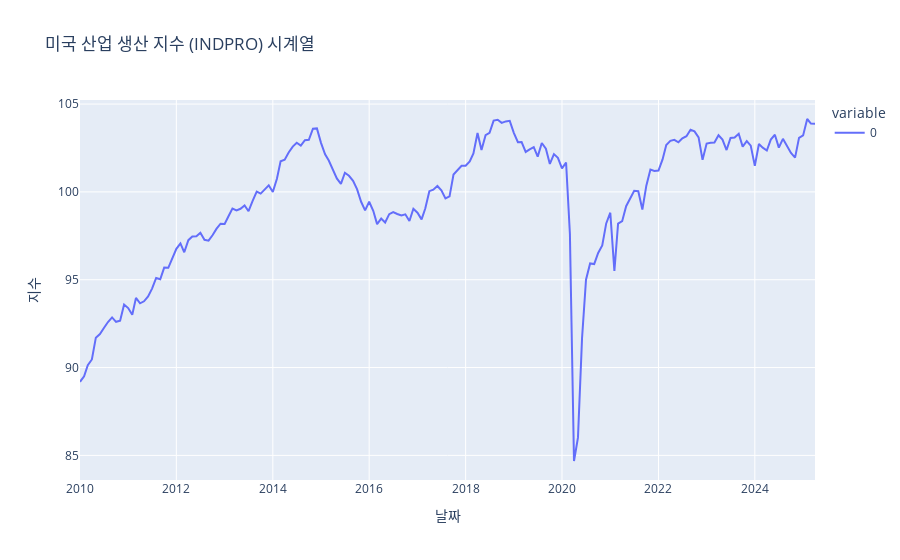

The notebook cell this image was saved under:
### Markdown cell above
2.  가져온 데이터를 시각화하고, ADF와 KPSS 검정을 모두 수행하여 정상성 여부를 판단하고 결과를 설명하세요.
   
    두 결과가 상반되게 나타났다면, 두 결과를 종합하여 판단합니다. 보통은 상반되게 나오면 비정상성으로 판단합니다.

### Code cell
# 연습 문제 2번 풀이 공간
# 시각화
import plotly.express as px

fig = px.line(indpro, title="미국 산업 생산 지수 (INDPRO) 시계열",
              labels={"value": "지수", "index": "날짜"})
fig.show()

# ADF 검정 수행
print("\n--- ADF 검정 결과 (미국 산업 생산 지수) ---")
adf_test(indpro)

# KPSS 검정 수행
print("\n--- KPSS 검정 결과 (미국 산업 생산 지수) ---")
kpss_test(indpro)

### Figure 1 — Plotly figure (JSON) as saved in the notebook; plotly's stock layout.template omitted (floating-point values rounded to 4 significant figures; data arrays with more than 128 entries replaced by an {"elided": "..."} marker saying what was removed)
{"data": [{"hovertemplate": "variable=0<br>날짜=%{x}<br>지수=%{y}<extra></extra>", "legendgroup": "0", "line": {"color": "#636efa", "dash": "solid"}, "marker": {"symbol": "circle"}, "mode": "lines", "name": "0", "orientation": "v", "showlegend": true, "type": "scatter", "x": {"elided": "184 str values"}, "xaxis": "x", "y": {"elided": "184 float values"}, "yaxis": "y"}], "layout": {"legend": {"title": {"text": "variable"}, "tracegroupgap": 0}, "title": {"text": "미국 산업 생산 지수 (INDPRO) 시계열"}, "xaxis": {"anchor": "y", "domain": [0, 1], "title": {"text": "날짜"}}, "yaxis": {"anchor": "x", "domain": [0, 1], "title": {"text": "지수"}}}}
